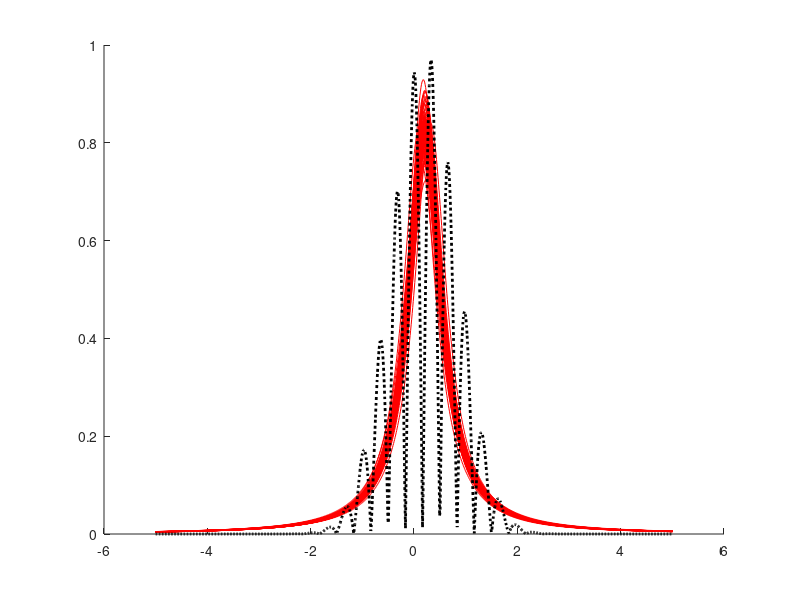

Recreate this plot in MATLAB.
%SCM.m
clear all
N=10^3; % Sample size
M=10^2; % Number of trials

g=@(Z) abs(exp(-Z.^2).*cos(3.*pi.*Z)).*...
    exp(-0.5.*((Z-1)./sqrt(2)).^2)./sqrt(2*pi*2);
h=@(Z,mu,sigma) (sigma>0)./(pi.*sigma.*(1+((Z-mu)./sigma).^2));
p=@(Z) 1./(pi.*(1+Z.^2)); % standard cauchy
f=@(x,Z) sum((g(Z)./p(Z)).*log(h(Z,x(1),x(2))));% St. Counterpart

approxnormg=.2330967533;% Approx. norm. const. for g (for plotting)
zz=linspace(-5,5,10^3);% Range to plot densities over
figure,hold on
for k=1:M
    Z=randn(N,1)./randn(N,1);% Z_1,...,Z_N are iid with density p
    sol=fminsearch(@(x) -f(x,Z),[1,2]);% Solve the SC
    plot(zz,h(zz,sol(1),sol(2)),'r-')
end
plot(zz,g(zz)./approxnormg,'k:','LineWidth',2) % Plot g
hold off
